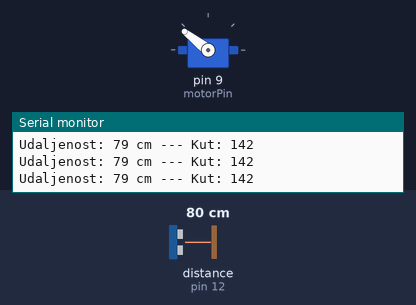
The sketch below on a simulated Arduino Uno, built with avr-gcc and run on an emulated ATmega328P. Parts: servo, the last lines printed to the serial monitor. Wiring (inferred from the names in the program): ultrasonic range finder: trigger pin 13; echo pin 12. The test bench sets the inputs (shaded band); at power-on: distance to the obstacle (sensor on pin 12) 80 cm. The echo pulse lasts 58.3 µs per cm.

Above: at 1.3 s.
1.4 s: distance to the obstacle (sensor on pin 12) set to 9 cm
At 2.2 s:
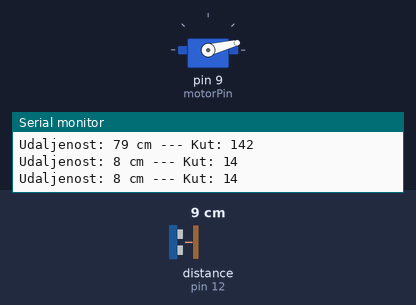
4.4 s: distance to the obstacle (sensor on pin 12) set to 60 cm
At 4.9 s:
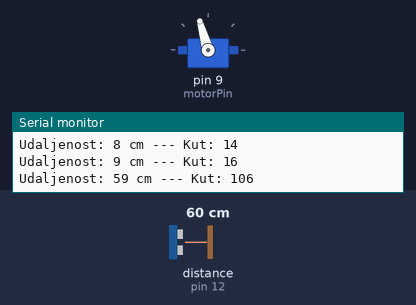
6.0 s: distance to the obstacle (sensor on pin 12) set to 35 cm
At 6.4 s:
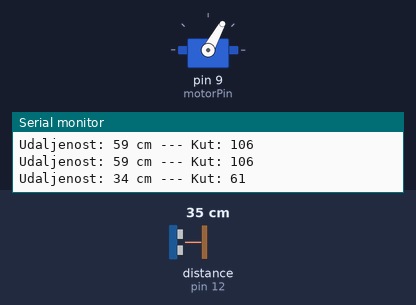
9.0 s: distance to the obstacle (sensor on pin 12) set to 18 cm
12.0 s: distance to the obstacle (sensor on pin 12) set to 120 cm
13.5 s: distance to the obstacle (sensor on pin 12) set to 97 cm
At 14.4 s:
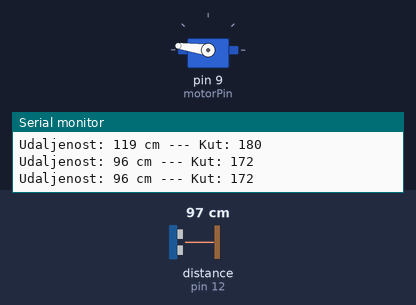
Timing chart, 0 to 16.1 s (numbered marks = the images above; inputs shaded):
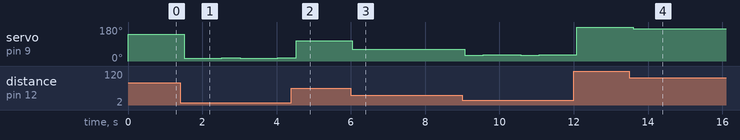

The sketch:

05_vjezba.ino
```cpp
#include <Servo.h>

int motorPin = 9;
int trigPin = 13;
int echoPin = 12;

Servo servo;

void setup() {
  Serial.begin(9600);

  pinMode(motorPin, OUTPUT);
  pinMode(trigPin, OUTPUT);
  pinMode(echoPin, INPUT);

  servo.attach(motorPin);
  servo.write(0);
}

void loop() {
  long duration, distance;
  digitalWrite(trigPin, LOW);
  delayMicroseconds(2);
  digitalWrite(trigPin, HIGH);
  delayMicroseconds(10);
  digitalWrite(trigPin, LOW);
  duration = pulseIn(echoPin, HIGH);
  distance = (duration / 2) / 29.1;
  Serial.print("Udaljenost: ");
  Serial.print(distance);
  Serial.print(" cm --- ");
  distance = (distance > 100) ? 100 : distance;
  servo.write(1.8 * distance);
  Serial.print("Kut: ");
  Serial.println(servo.read());
  delay(500);
}
```

Measured:
- after the input at 1.4 s, servo on pin 9 (motorPin): alternates 16° for 0.50 s and 14° for 1.0 s, starting after 0.12 s
- after the input at 6.0 s, servo on pin 9 (motorPin): alternates 63° for 1.0 s and 61° for 0.50 s, starting at once
- after the input at 13.5 s, servo on pin 9 (motorPin): 180° → 172° after 0.10 s
